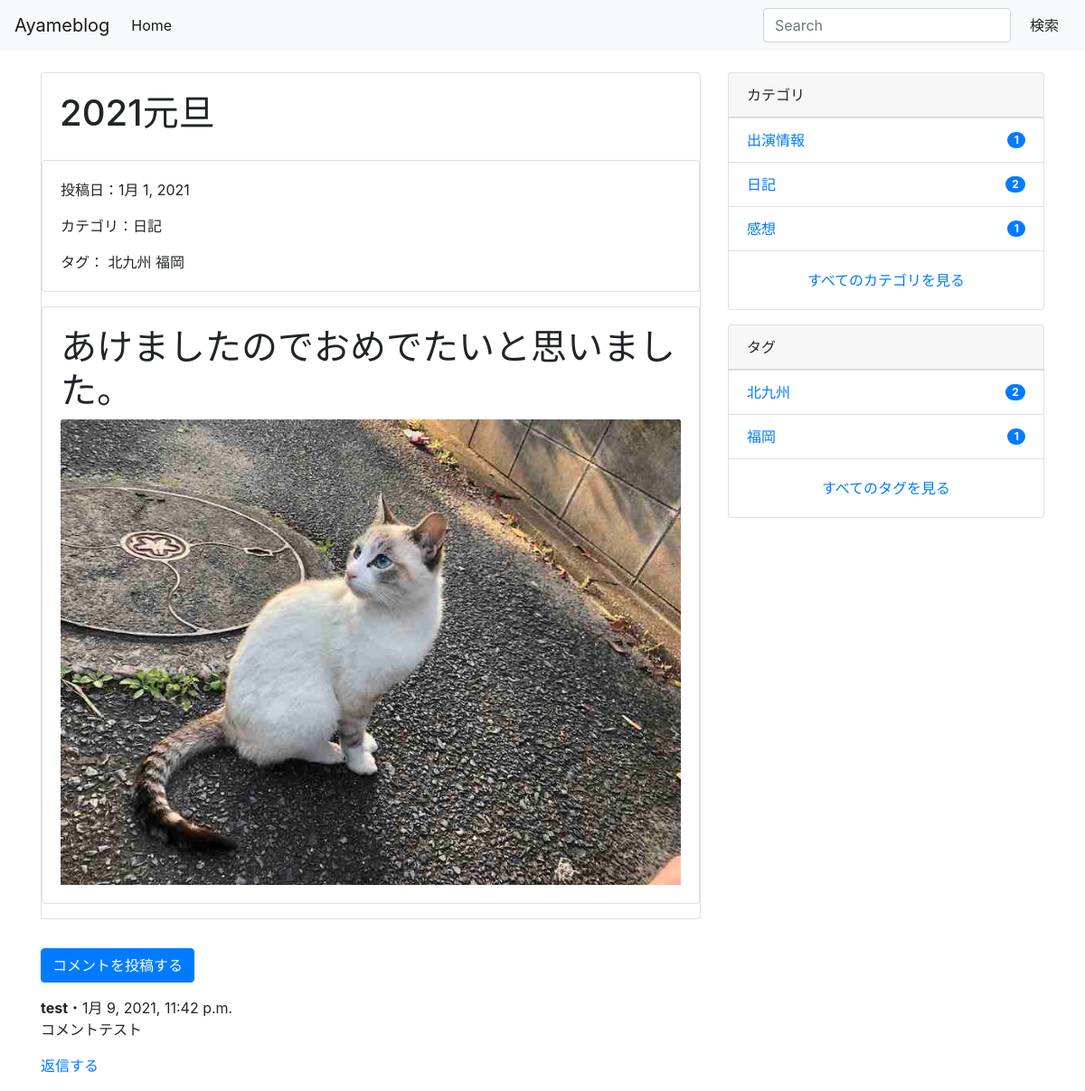
/post/3/, run on an earlier commit of the app's database.
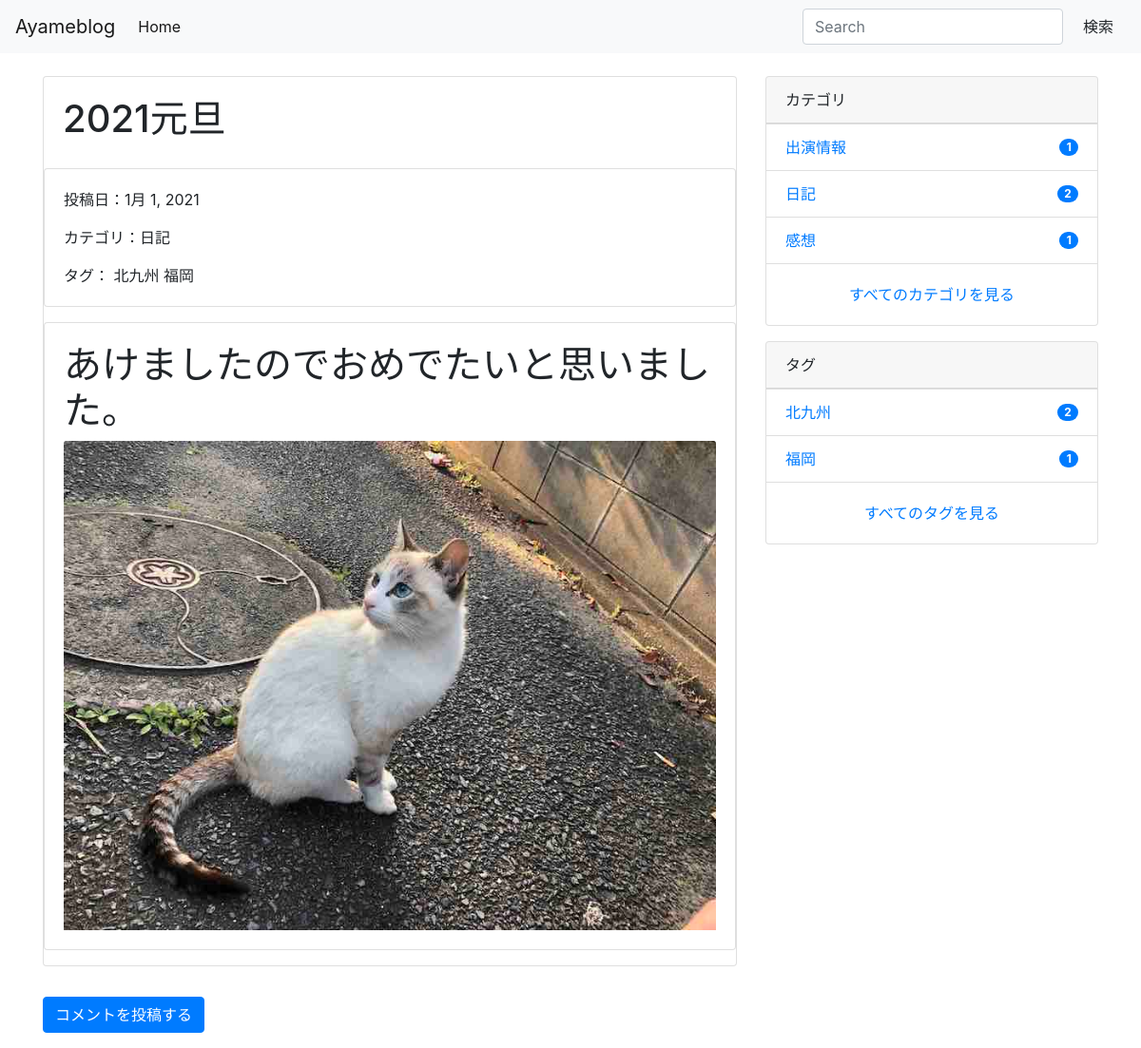
And on a later commit of the database.
### blog/models.py (models this page shows, shortened)
class Tag(models.Model):
    name = models.CharField(max_length=255)
    slug = models.SlugField(unique=True)
    timestamp = models.DateTimeField(auto_now_add=True)

class Comment(models.Model):
    post = models.ForeignKey(
        Post, on_delete=models.CASCADE, related_name='comments')
    author = models.CharField(max_length=50)
    text = models.TextField()
    timestamp = models.DateTimeField(auto_now_add=True)
    approved = models.BooleanField(default=False)
    class Meta:
        ordering = ['-timestamp']

class Category(models.Model):
    name = models.CharField(max_length=255)
    slug = models.SlugField(unique=True)
    timestamp = models.DateTimeField(auto_now_add=True)

### blog/views.py (the view)
# urls.py: path('post/<int:pk>/', PostDetailView.as_view(), name='post_detail'),
class PostDetailView(DetailView):
    model = Post
    def get_object(self, queryset=None):
        obj = super().get_object(queryset=queryset)
        if not obj.is_public and not self.request.user.is_authenticated:
            raise Http404
        return obj

### ayameblog/context_processors.py (called while the page is built)
def common(request):
    context = {
        'categories': Category.objects.annotate(
            num_posts=Count('post', filter=Q(post__is_public=True))),
        'tags': Tag.objects.annotate(
            num_posts=Count('post', filter=Q(post__is_public=True))),
    }
    return context

### blog/templates/blog/post_detail.html (shortened to what this page needs)
{% extends 'base.html' %}
{% block content %}
<div class="container">
    <div class="row">
        <main class="col-md-8">
            <article class="blog-area">
                <div class="card mb-3">
                    <div class="card-body">
                        <h1>{{ object.title }}</h1>
                    </div>
                <div>
                <div class="card mb-3">
                    <div class="card-body">
                        <p>投稿日：{{ object.published_at|date }}</p>
                        <p>カテゴリ：{{ object.category.name }}</p>
                        タグ：
                        {% for tag in object.tags.all %}
                        {{ tag.name }}
                        {% endfor %}
                    </div>
                </div>
                <div class="card mb-3">
                    <div class="card-body">
                        <h1>{{ object.content|safe }}</h1>
                        {% if post.image %}
                        <a href="{% url 'blog:post_detail' post.id %}">
                        <img class="card-img-top" src="{{ post.image.url }}" alt="{{ post.title }}">
                        </a>
                        {% endif %}
                        <br>
                    </div>
            </article>
            <article class="comment-area">
                <a class="btn btn-primary my-3" href="{% url 'blog:comment_form' post.pk %}">コメントを投稿する</a>
                {% include 'blog/snippets/comments.html' %}
            </article>
        </main>
        <aside class="col-md-4">
            {% include "blog/snippets/sidebar.html" %}
        </aside>
    </div>
</div>
{% endblock %}

### blog/templates/blog/snippets/comments.html (shortened to what this page needs)
{% for comment in post.comments.all %}
{% if user.is_authenticated or comment.approved %}
<div class="comment">
    <strong>{{ comment.author }}</strong>・{{ comment.timestamp }}
    <p>{{ comment.text|linebreaksbr }}</p>
    <p>
        <a href="{% url 'blog:reply_form' comment.pk %}">返信する</a>
    </p>
</div>
{% endif %}
{% endfor %}

### blog/templates/blog/snippets/sidebar.html
<div class="card mb-3">
    <div class="card-header">
      カテゴリ
    </div>
    <ul class="list-group list-group-flush">
      {% for category in categories|dictsort:"id" %}
      <li class="list-group-item d-flex justify-content-between align-items-center">
        <a href="{% url 'blog:category_post' category.slug %}" class="card-link">{{ category.name }}</a>
        <span class="badge badge-primary badge-pill">{{ category.num_posts }}</span>
      </li>
      {% endfor %}
    </ul>
    <div class="card-body text-center">
      <a href="{% url 'blog:category_list' %}" class="card-link">すべてのカテゴリを見る</a>
    </div>
  </div>
  <div class="card">
    <div class="card-header">
      タグ
    </div>
    <ul class="list-group list-group-flush">
      {% for tag in tags|dictsortreversed:"num_posts"|slice:":5" %}
      <li class="list-group-item d-flex justify-content-between align-items-center">
        <a href="{% url 'blog:tag_post' tag.slug %}" class="card-link">{{ tag.name }}</a>
        <span class="badge badge-primary badge-pill">{{ tag.num_posts }}</span>
      </li>
      {% endfor %}
    </ul>
    <div class="card-body text-center">
      <a href="{% url 'blog:tag_list' %}" class="card-link">すべてのタグを見る</a>
    </div>
  </div>

What changed in the data, as far as the page shows it:
removed Comment: author "test", timestamp "1月 9, 2021, 11:42 p.m.", text "コメントテスト"
